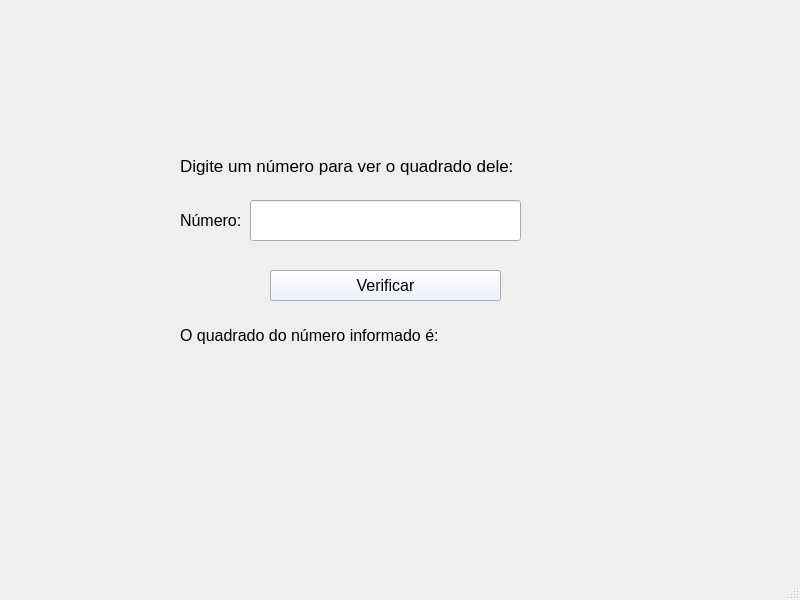
<?xml version="1.0" encoding="UTF-8"?>
<ui version="4.0">
 <class>MainWindow</class>
 <widget class="QMainWindow" name="MainWindow">
  <property name="geometry">
   <rect>
    <x>0</x>
    <y>0</y>
    <width>800</width>
    <height>600</height>
   </rect>
  </property>
  <property name="windowTitle">
   <string>MainWindow</string>
  </property>
  <widget class="QWidget" name="centralwidget">
   <widget class="QLabel" name="labelResultado">
    <property name="geometry">
     <rect>
      <x>180</x>
      <y>310</y>
      <width>611</width>
      <height>51</height>
     </rect>
    </property>
    <property name="font">
     <font>
      <family>Arial</family>
      <pointsize>12</pointsize>
     </font>
    </property>
    <property name="text">
     <string>O quadrado do número informado é: </string>
    </property>
   </widget>
   <widget class="QLineEdit" name="lineEditNum_1">
    <property name="geometry">
     <rect>
      <x>250</x>
      <y>200</y>
      <width>271</width>
      <height>41</height>
     </rect>
    </property>
    <property name="font">
     <font>
      <family>Arial</family>
      <pointsize>12</pointsize>
     </font>
    </property>
    <property name="text">
     <string/>
    </property>
   </widget>
   <widget class="QLabel" name="labelNum_1">
    <property name="geometry">
     <rect>
      <x>180</x>
      <y>200</y>
      <width>61</width>
      <height>41</height>
     </rect>
    </property>
    <property name="font">
     <font>
      <family>Arial</family>
      <pointsize>12</pointsize>
     </font>
    </property>
    <property name="text">
     <string>Número:</string>
    </property>
   </widget>
   <widget class="QLabel" name="labelDescricao">
    <property name="geometry">
     <rect>
      <x>180</x>
      <y>150</y>
      <width>381</width>
      <height>31</height>
     </rect>
    </property>
    <property name="font">
     <font>
      <family>Arial</family>
      <pointsize>13</pointsize>
     </font>
    </property>
    <property name="text">
     <string>Digite um número para ver o quadrado dele:</string>
    </property>
   </widget>
   <widget class="QPushButton" name="pushButtonVerificar">
    <property name="geometry">
     <rect>
      <x>270</x>
      <y>270</y>
      <width>231</width>
      <height>31</height>
     </rect>
    </property>
    <property name="font">
     <font>
      <family>Arial</family>
      <pointsize>12</pointsize>
     </font>
    </property>
    <property name="styleSheet">
     <string notr="true">background: #eaedff;</string>
    </property>
    <property name="text">
     <string>Verificar</string>
    </property>
   </widget>
  </widget>
  <widget class="QMenuBar" name="menubar">
   <property name="geometry">
    <rect>
     <x>0</x>
     <y>0</y>
     <width>800</width>
     <height>21</height>
    </rect>
   </property>
  </widget>
  <widget class="QStatusBar" name="statusbar"/>
 </widget>
 <resources/>
 <connections/>
</ui>
